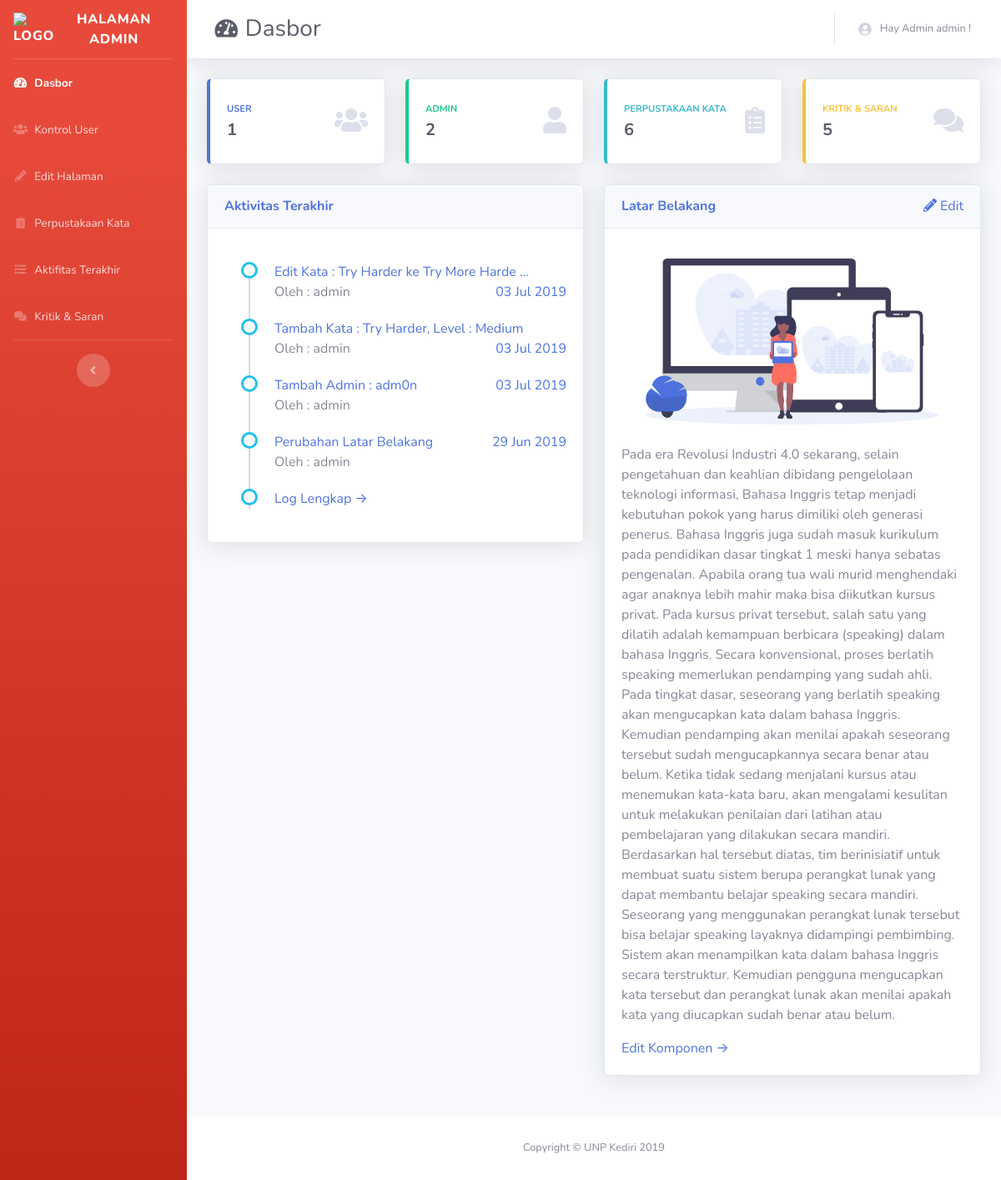
The page /dashboard.php (signed in) on the database as committed earlier.
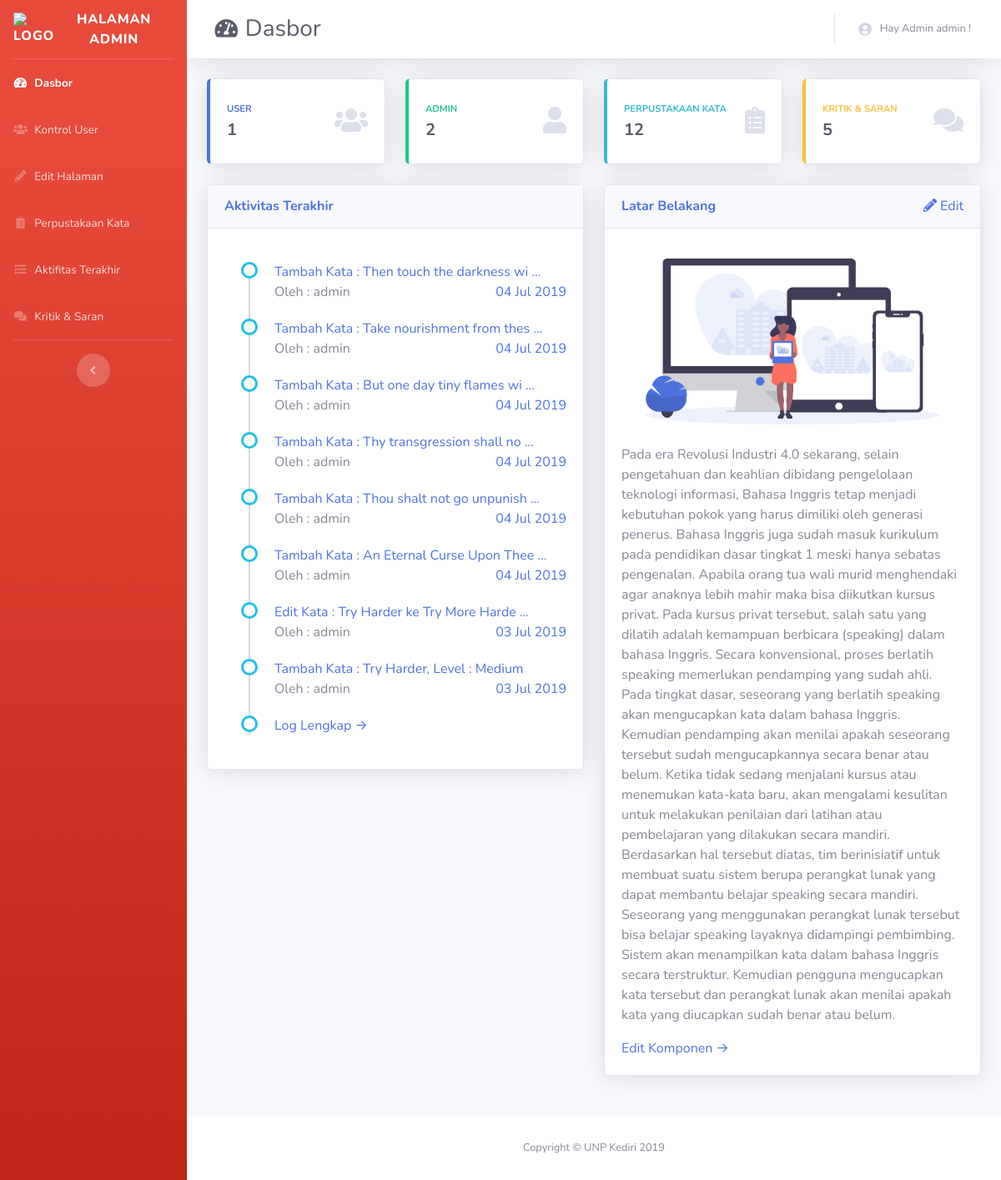
The same page on the database as committed later.
### tables this page shows
CREATE TABLE `log` (
  `id` int(11) NOT NULL,
  `tgl` varchar(100) NOT NULL,
  `admin` int(11) NOT NULL,
  `body` varchar(100) NOT NULL
);

CREATE TABLE `user` (
  `id` int(11) NOT NULL,
  `username` varchar(30) NOT NULL,
  `password` varchar(30) NOT NULL,
  `level` int(11) NOT NULL,
  `email` varchar(100) DEFAULT NULL,
  `ftname` varchar(50) DEFAULT NULL,
  `lsname` varchar(50) DEFAULT NULL,
  `temp` varchar(10) DEFAULT NULL,
  `exp_temp` varchar(50) DEFAULT NULL,
  `last_login` varchar(50) NOT NULL
);

### partials/sidebar.php (called while the page is built, shortened)
<?php
$lvlusr = $_SESSION['lvl'];
?>

### dashboard.php (the view, shortened to what the changed rows need)
<?php
include 'connect.php';
$user1 = mysqli_query($conn, "SELECT * FROM user WHERE level = 2");
$admin1 = mysqli_query($conn, "SELECT * FROM user WHERE level = 1");
$perp = mysqli_query($conn, "SELECT * FROM kata");
$kritik = mysqli_query($conn, "SELECT * FROM kritik");
?>
<!DOCTYPE html>
<html lang="en">
<head>
  <?php include 'partials/head.php'; ?>
</head>
<body id="page-top">
  <div id="wrapper">
    <?php include 'partials/sidebar.php'; ?>
    <div id="content-wrapper" class="d-flex flex-column">
      <div id="content">
        <?php include 'partials/navbar.php'; ?>
        <div class="container-fluid">
<?php if($lvlusr == 1){ ?>
          <div class="row">
            <div class="col-xl-3 col-md-6 mb-4">
              <div class="card border-left-primary shadow h-100 py-2">
                <div class="card-body">
                  <div class="row no-gutters align-items-center">
                    <div class="col mr-2">
                      <div class="text-xs font-weight-bold text-primary text-uppercase mb-1">User</div>
                      <div class="h5 mb-0 font-weight-bold text-gray-800"><?php echo mysqli_num_rows($user1); ?></div>
                    </div>
                    <div class="col-auto">
                      <i class="fas fa-users fa-2x text-gray-300"></i>
                    </div>
                  </div>
                </div>
              </div>
            </div>
            <div class="col-xl-3 col-md-6 mb-4">
              <div class="card border-left-success shadow h-100 py-2">
                <div class="card-body">
                  <div class="row no-gutters align-items-center">
                    <div class="col mr-2">
                      <div class="text-xs font-weight-bold text-success text-uppercase mb-1">Admin</div>
                      <div class="h5 mb-0 font-weight-bold text-gray-800"><?php echo mysqli_num_rows($admin1); ?></div>
                    </div>
                    <div class="col-auto">
                      <i class="fas fa-user fa-2x text-gray-300"></i>
                    </div>
                  </div>
                </div>
              </div>
            </div>
            <div class="col-xl-3 col-md-6 mb-4">
              <div class="card border-left-info shadow h-100 py-2">
                <div class="card-body">
                  <div class="row no-gutters align-items-center">
                    <div class="col mr-2">
                      <div class="text-xs font-weight-bold text-info text-uppercase mb-1">Perpustakaan Kata</div>
                      <div class="row no-gutters align-items-center">
                        <div class="col-auto">
                          <div class="h5 mb-0 mr-3 font-weight-bold text-gray-800"><?php echo mysqli_num_rows($perp); ?></div>
                        </div>
                      </div>
                    </div>
                    <div class="col-auto">
                      <i class="fas fa-clipboard-list fa-2x text-gray-300"></i>
                    </div>
                  </div>
                </div>
              </div>
            </div>
            <div class="col-xl-3 col-md-6 mb-4">
              <div class="card border-left-warning shadow h-100 py-2">
                <div class="card-body">
                  <div class="row no-gutters align-items-center">
                    <div class="col mr-2">
                      <div class="text-xs font-weight-bold text-warning text-uppercase mb-1">Kritik & Saran</div>
                      <div class="h5 mb-0 font-weight-bold text-gray-800"><?php echo mysqli_num_rows($kritik); ?></div>
                    </div>
                    <div class="col-auto">
                      <i class="fas fa-comments fa-2x text-gray-300"></i>
                    </div>
                  </div>
                </div>
              </div>
            </div>
          </div>
          <div class="row">
            <div class="col-lg-6 mb-4">
              <div class="card shadow mb-4">
                <div class="card-header py-3">
                  <h6 class="m-0 font-weight-bold text-primary">Aktivitas Terakhir</h6>
                </div>
                  <div class="card-body">
                    <ul class="timeline">
                      <?php $log = mysqli_query($conn, "SELECT * FROM log ORDER BY id DESC LIMIT 0,8");
                      $cekrow = mysqli_num_rows($log);
                      if($cekrow == 0){
                        echo "Belum Ada Aktiivitas";
                      } else{
                      while ($rou = mysqli_fetch_array($log)) {
                        echo "<li>";
                        if(strlen($rou['body']) >= 50){
                          echo '<a href="#">'.substr($rou['body'], 0, 40).' ...</a>';
                        } else {
                        ?>
                        <a href="#"><?php echo $rou['body']; } ?></a>
                        <a href="#" class="float-right"><?php echo $rou['tgl']; ?></a>
                        <p><?php $adm0n = $rou['admin'];
                        $admon = mysqli_query($conn, "SELECT * FROM user WHERE id = '$adm0n'");
                        $adm00n = mysqli_fetch_array($admon);
                        echo 'Oleh : '.$adm00n['username']; ?></p>
                      </li>
                      <?php } ?>
                      <li>
                        <a href="log.php">Log Lengkap &rarr;</a>
                      </li>
                    <?php } ?>
                    </ul>
                  </div>
              </div>
            </div>
            <div class="col-lg-6 mb-4">
              <div class="card shadow mb-4">
                <div class="card-header py-3">
                  <div class="row">
                    <div class="col-sm-8"><h6 class="m-0 font-weight-bold text-primary">Latar Belakang</h6></div>
                    <div class="col-sm-4"><h6 class="m-0 text-primary text-right"><a href="edit.php"><i class="fas fa-pencil-alt"></i> Edit</a></h6></div>
                  </div>
                </div>
                <div class="card-body">
                  <div class="text-center">
                    <img class="img-fluid px-3 px-sm-4 mt-3 mb-4" style="width: 25rem;" src="img/undraw_posting_photo.svg" alt="">
                  </div>
                  <?php $show = mysqli_query($conn, "SELECT * FROM info");
                  $row = mysqli_fetch_array($show);
                  echo $row['latar']; ?>
                  <a href="edit.php">Edit Komponen &rarr;</a>
                </div>
              </div>
            </div>
          </div>
 <?php } ?>
        </div>
      </div>
    </div>
  </div>
</body>
</html>

Rows that differ between the two databases and show on the page:
no longer on this page (row unchanged): log: body "Tambah Admin : adm0n", tgl "03 Jul 2019", admin.username "admin"
no longer on this page (row unchanged): log: body "Perubahan Latar Belakang", tgl "29 Jun 2019", admin.username "admin"
added log: body "Tambah Kata : Then touch the darkness wi", tgl "04 Jul 2019", admin.username "admin"
added log: body "Tambah Kata : Take nourishment from thes", tgl "04 Jul 2019", admin.username "admin"
added log: body "Tambah Kata : But one day tiny flames wi", tgl "04 Jul 2019", admin.username "admin"
added log: body "Tambah Kata : Thy transgression shall no", tgl "04 Jul 2019", admin.username "admin"
added log: body "Tambah Kata : Thou shalt not go unpunish", tgl "04 Jul 2019", admin.username "admin"
added log: body "Tambah Kata : An Eternal Curse Upon Thee", tgl "04 Jul 2019", admin.username "admin"
Other text that changed with them:
mysqli_num_rows($perp): "6" → "12"
